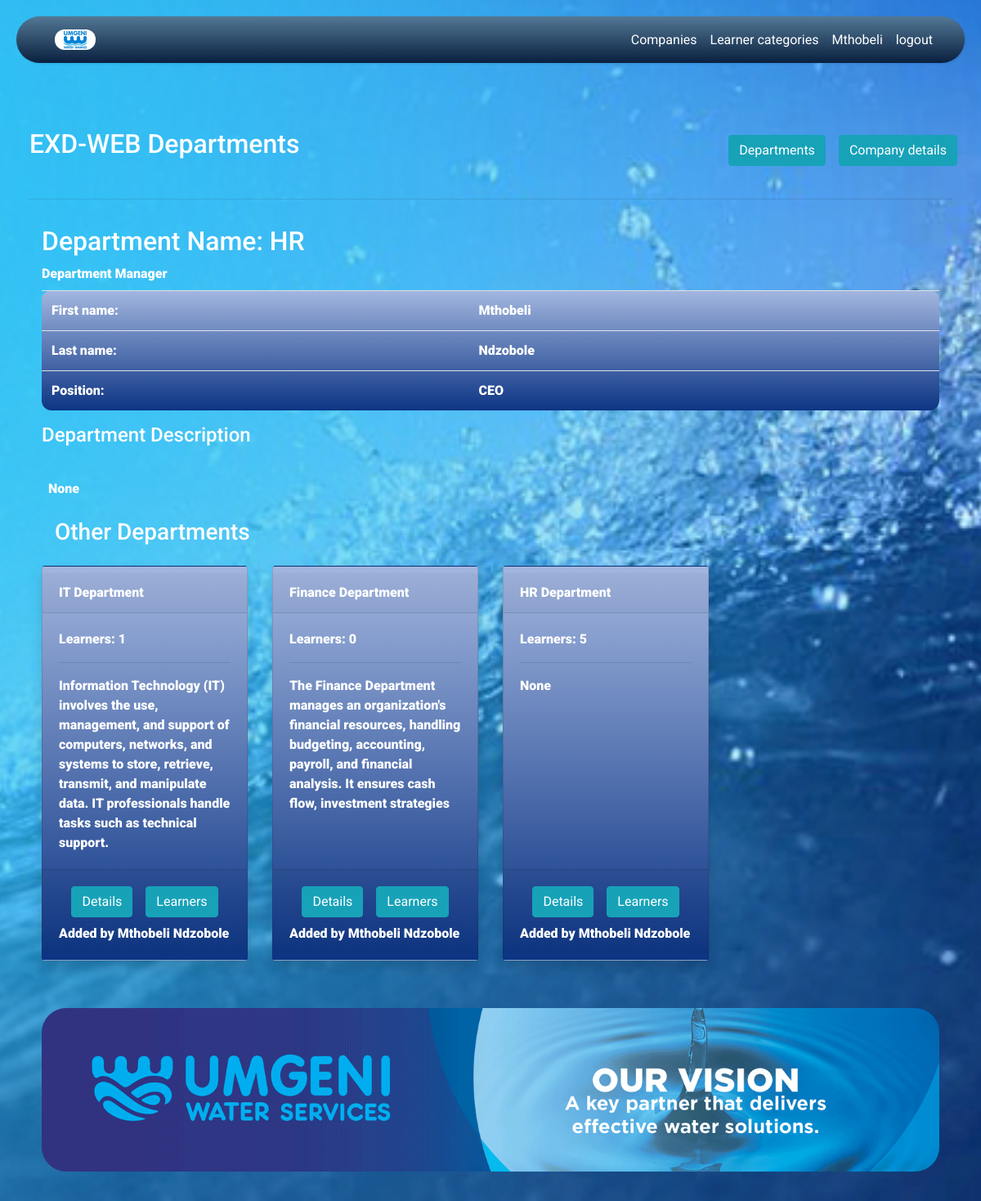
The app's page /hostEmployer/departmentDetails/1 (signed in) with its own data.
### applicants/models.py (models this page shows)
class Company(models.Model):
    CompanyId = models.AutoField(primary_key=True,blank=False, null=False,auto_created=True)
    user = models.ForeignKey(User,blank=True,null=True,on_delete=models.CASCADE)#added by who
    Name = models.CharField(max_length=100)
    Phone = models.CharField(max_length=20)
    Email = models.CharField(max_length=60)
    Address = models.CharField(max_length=100, default='None')

class Department(models.Model):
    DepartmentId = models.AutoField(primary_key=True,blank=False, null=False,auto_created=True)
    Company = models.ForeignKey(Company,blank=True,null=True,on_delete=models.CASCADE)#added by who
    Exac = models.ForeignKey(Exac,blank=True,null=True,on_delete=models.CASCADE)#added by who
    Name = models.CharField(max_length=60)
    Description = models.CharField(max_length=300, default='None')
    is_Recruited = models.BooleanField(default=True)

class Exac(models.Model):
    Management = models.AutoField(primary_key=True,blank=False, null=False, auto_created=True)
    user = models.ForeignKey(User,blank=True,null=True,on_delete=models.CASCADE)#added by who
    Position = models.CharField(max_length=50)
    Company = models.ForeignKey(Company,blank=True,null=True,on_delete=models.CASCADE)#added by who
    FirstName = models.CharField(max_length=60)
    LastName = models.CharField(max_length=60)
    Gender = models.CharField(max_length=10, null=False)
    EmailAddress = models.CharField(max_length=60)
    PhoneNumber= models.CharField(max_length=20)
    Address = models.CharField(max_length=100)

### hostEmployer/views.py (the view, shortened to what this page needs)
# urls.py: path('departmentDetails/<int:departmentId>', views.departmentDetails, name="departmentDetails"),
@login_required
def departmentDetails(request, departmentId):
    try:
        department = get_object_or_404(Department, pk = departmentId)
    except:
        messages.error(request, "The department you tried to access was not found.")
        return redirect("home")
    try:
        exac = get_object_or_404(Exac, user = request.user,Company=company)
    except:
        exac = None
    company = department.Company
    otherDepartments =[]
    Departments = Department.objects.filter(Company = company)
    for department in Departments:
        otherDepartments.append(
            {
               "department":  department,
               "numLearners": calcList(Learner.objects.filter(Department=department)),
            }
        )
    if request.method == 'GET':
        payload = {
            "department": department,
            "company": company,
            "exac":exac,
            "otherDepartments":otherDepartments
        }
        return render(request, 'hostEmployer/departmentDetails.html', payload)

### hostEmployer/views.py (called while the page is built)
def calcList(list):
    numObj = 0
    for obj in list:
        numObj +=1
    return numObj

### hostEmployer/templates/hostEmployer/departmentDetails.html (shortened to what this page needs)
{% extends "applicants/base.html" %}
{% block content %}
    {% load static %}
    <div class="container">
        <div style="padding:1rem; display:flex; justify-content:space-between" class="row">
            <div>
                <h2>
                    <a href="{% url 'companyDetails' companyId=company.CompanyId %}" style="color:white">
                        {{company.Name}} Departments
                    </a>
            </div>
            <div class="row">
                <div style='padding:0.5rem'>
                    <a class="btn btn-info" style="color:white"  href="{% url 'departments' CompanyId=company.CompanyId %}">
                        Departments
                    </a>
                </div>
                <div style='padding:0.5rem'>
                    <a class="btn btn-info" style="color:white"  href="{% url 'companyDetails' companyId=company.CompanyId %}">
                        Company details
                    </a>
                </div>
            </div>
        </div>
        <hr/>
        <div style="padding:1rem;" id="addDepHiolder" hidden>
            <form  method="post">
                <div style="padding:1rem; border:solid 1px; border-radius:12px" >
                    <div>
                        <label>
                           <b>Department Name<b>
                        </label><br/>
                    </div>
                    <div>
                        <label>
                           <b>Description<b>
                        </label><br/>
                    </div>
                </div>
            </form>
        </div>
        <div id="depInfoHolder" style="padding:1rem; color:white; " >
            <h2>
                Department Name: {{department.Name}} </br>
            </h2>
            <label>
                Department Manager
            </label>
            <table class="table" style="color:white;background: linear-gradient(to top, rgb(12, 52, 131) 0%, rgb(162, 182, 223) 100%, rgb(107, 140, 206) 100%, rgb(162, 182, 223) 100%);border-radius:12px">
                <tr/>
                    <td>
                        First name:
                    </td>
                    <td>
                        {{department.Exac.FirstName}}
                    <td>
                <tr/>
                    <td>
                        Last name:
                    </td>
                    <td>
                        {{department.Exac.LastName}}
                    <td>
                <tr/>
                    <td>
                        Position:
                    </td>
                    <td>
                        {{department.Exac.Position}}
                    <td>
            <table>
            <h4>
                Department Description
            </h4>
            <br/>
            <div style="color:white; padding:0.5rem">
                {{department.Description}}
            </div>
        </div>
        <div>
            <div style="padding:1rem">
                <h3>
                    Other Departments
                </h3>
            </div>
            <div class="row">
               {% if otherDepartments %}
                    {% for department in otherDepartments %}
                        <div class="col-xl-3 col-md-6 mb-4">
                            <div class="card border-left-primary shadow h-100 py-2" style="background: linear-gradient(to top, rgb(12, 52, 131) 0%, rgb(162, 182, 223) 100%, rgb(107, 140, 206) 100%, rgb(162, 182, 223) 100%);">
                                <div class="card-header">
                                    {{department.department.Name}} Department
                                </div>
                                <div class="card-body">
                                    Learners: {{department.numLearners}}
                                    <hr/>
                                    {{department.department.Description}}
                                </div>
                                <div class="card-footer">
                                    <div class="row" style="display:flex; color:white; justify-content:center">
                                            <div style="padding:0.5rem">
                                                <a class="btn btn-info" href="{% url 'departmentDetails' departmentId=department.department.DepartmentId %}">
                                                    Details
                                                </a>
                                            </div>
                                        <div style="padding:0.5rem">
                                            <a class="btn btn-info" href="{% url 'DepartmentLearners' departmentId=department.department.DepartmentId %}">
                                                Learners
                                            </a>
                                        </div>
                                    </div>
                                    <div>
                                        Added by {{department.department.Exac.FirstName}}  {{department.department.Exac.LastName}}
                                    </div>
                                </div>
                            </div>
                        </div>
                    {% endfor %}
                {% else %}
                        <div style="display:flex; justify-content:center; width:100%">
                            <p style="border:solid 1px red; padding:1rem; border-radius:12px">
                                No departments please add a new one by clicking on  "New Department" above.
                            </p>
                        </div>
                {% endif %}
            </div>
        </div>
    </div>
{% endblock %}

### applicants/templates/applicants/base.html (shortened to what this page needs)
<!DOCTYPE html>
<html>
<head>
    {%load static %}
    <link rel="stylesheet" href="{% static 'manageProfile/Profile.css' %}">
    <link rel="stylesheet" href="https://stackpath.bootstrapcdn.com/bootstrap/4.1.0/css/bootstrap.min.css">
    <link rel="stylesheet" href="{% static 'manageProfile/css/style5.css' %}">
    <link rel="stylesheet" href="{% static 'manageProfile/css/style.css' %}">
    <link rel="stylesheet" href="{% static 'manageProfile/css1/style.css' %}">
<link rel="stylesheet" type="text/css" href="{% static 'manageProfile/css1/bootstrap.css' %}" />
  <link rel="stylesheet" href="{% static 'manageProfile/css1/nice-select.min.css' %}">
  <link rel="stylesheet" type="text/css" href="https://cdnjs.cloudflare.com/ajax/libs/OwlCarousel2/2.3.4/assets/owl.carousel.min.css" />
  <link href="{% static 'manageProfile/css1/font-awesome.min.css' %}" rel="stylesheet" />
  <link href="{% static 'manageProfile/css1/style.css' %}" rel="stylesheet" />
  <link href="{% static 'manageProfile/css1/responsive.css' %}" rel="stylesheet" />
</head>
<body class="body">
    <div class="wrapper" style="background-color:white;" >
        <div id="content" >
            <nav class="navbar navbar-expand-lg navbar-light bg-light" style="border-radius:30px;background: linear-gradient(to top, #09203f 0%, #537895 100%);">
                <div class="container-fluid" style="color: white;">
                    <a class="nav-link" href="{% url 'home' %}" style="color: white;"> <img style="width:inherit;width:50px;border-radius:12px" src="{% static 'manageProfile/images/umgeniProfile.png' %}"/></a>
                    <div class="collapse navbar-collapse" id="navbarSupportedContent">
                      <ul class="nav navbar-nav ml-auto"style="color: azure;">
                        {% if user.is_authenticated %}
                            {% if user.is_staff %}
                                <li class="nav-item">
                                    <a style="color: white;" href="{% url 'SelectCompany' %}"  class="nav-link" >
                                        Companies
                                    </a>
                                </li>
                                <li class="nav-item">
                                    <a style="color: white;" href="{% url 'learnercategories' %}"  class="nav-link" >
                                        Learner categories
                                    </a>
                                </li>
                            {% else %}
                                <li class="nav-item">
                                    <a style="color: white;" href="{% url 'companyDashboard' %}"  class="nav-link" >
                                        Dashboard
                                    </a>
                                </li>
                            {% endif %}
                            <li class="nav-item">
                                <a style="color: white;"  class="nav-link" href="{% url 'account' %}">{{user}}</a>
                            </li>
                            <li class="nav-item">
                                <a style="color: white;" class="nav-link" href="{% url 'logoutuser' %}">logout</a>
                            </li>
                        {% endif %}
                        </ul>
                    </div>
                </div>
            </nav>
            <br>
                {% block content %}
                {% endblock %}
            <br>
            <footer class="footer_section backgroundHolder" style="height:auto;margin-bottom:0px;width: 100%; margin-top: 10px;border-radius:30px">
                <div class="container" style="margin-bottom:0px;padding:1rem; height:200px">
                </div>
            </footer>
        </div>
    </div>
</body>
</html>

### applicants/static/manageProfile/css/style5.css (style rules this page uses)
body { font-family: 'Poppins', sans-serif; background: #fafafa; }
a, a:hover, a:focus { color: inherit; text-decoration: none; transition: all 0.3s; }
.navbar { padding: 15px 10px; background: #fff; border: none; border-radius: 0; margin-bottom: 40px; box-shadow: 1px 1px 3px rgba(0, 0, 0, 0.1); }
.wrapper { display: flex; width: 100%; align-items: stretch; perspective: 1500px; }
#content { width: 100%; padding: 20px; min-height: 100vh; transition: all 0.3s; }

### applicants/static/manageProfile/css1/style.css (style rules this page uses)
body { font-family: "Roboto", sans-serif; color: #0c0c0c; background-color: #ffffff; overflow-x: hidden; }
a, a:hover, a:focus { text-decoration: none; }
.btn, .btn:focus { outline: none !important; -webkit-box-shadow: none; box-shadow: none; }
.footer_section { position: relative; background-color: #ffffff; text-align: center; }

### applicants/static/manageProfile/css1/responsive.css (style rules this page uses)
@media (min-width: 1200px) { .container { max-width: 1170px; } }

### records on screen
Company: Name "EXD-WEB"
Department: Name "HR", Exac.FirstName "Mthobeli", Exac.LastName "Ndzobole", Exac.Position "CEO", Description "None", department.Name "HR", numLearners "5", department.Description "None", department.Exac.FirstName "Mthobeli", department.Exac.LastName "Ndzobole"
Department: department.Name "IT", numLearners "1", department.Description "Information Technology (IT) involves the use, management, and support of computers, networks, and systems to store, retrieve, transmit, and manipulate data. IT professionals handle tasks such as technical support.", department.Exac.FirstName "Mthobeli", department.Exac.LastName "Ndzobole"
Department: department.Name "Finance", numLearners "0", department.Description "The Finance Department manages an organization's financial resources, handling budgeting, accounting, payroll, and financial analysis. It ensures cash flow, investment strategies", department.Exac.FirstName "Mthobeli", department.Exac.LastName "Ndzobole"

### other values on screen
{{ user }} "Mthobeli"
